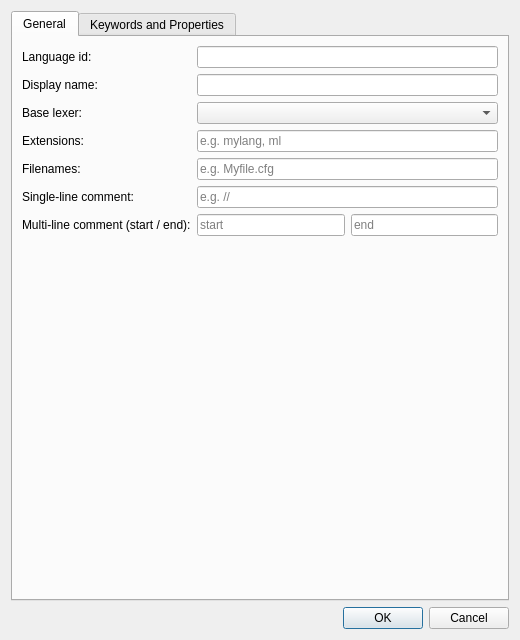
<?xml version="1.0" encoding="UTF-8"?>
<ui version="4.0">
 <class>UserLanguageEditorDialog</class>
 <widget class="QDialog" name="UserLanguageEditorDialog">
  <property name="geometry">
   <rect>
    <x>0</x>
    <y>0</y>
    <width>520</width>
    <height>640</height>
   </rect>
  </property>
  <property name="windowTitle">
   <string>Custom Language</string>
  </property>
  <layout class="QVBoxLayout" name="mainLayout">
   <item>
    <widget class="QTabWidget" name="tabWidget">
     <property name="currentIndex">
      <number>0</number>
     </property>
     <widget class="QWidget" name="generalTab">
      <attribute name="title">
       <string>General</string>
      </attribute>
      <layout class="QVBoxLayout" name="generalLayout">
       <item>
        <layout class="QFormLayout" name="formLayout">
         <item row="0" column="0">
          <widget class="QLabel" name="idLabel">
           <property name="text">
            <string>Language id:</string>
           </property>
          </widget>
         </item>
         <item row="0" column="1">
          <widget class="QLineEdit" name="idEdit">
           <property name="toolTip">
            <string>Unique identifier, e.g. &quot;mylang&quot;</string>
           </property>
          </widget>
         </item>
         <item row="1" column="0">
          <widget class="QLabel" name="nameLabel">
           <property name="text">
            <string>Display name:</string>
           </property>
          </widget>
         </item>
         <item row="1" column="1">
          <widget class="QLineEdit" name="nameEdit"/>
         </item>
         <item row="2" column="0">
          <widget class="QLabel" name="baseLexerLabel">
           <property name="text">
            <string>Base lexer:</string>
           </property>
          </widget>
         </item>
         <item row="2" column="1">
          <widget class="QComboBox" name="baseLexerCombo">
           <property name="toolTip">
            <string>The lexer whose style mappings are reused for this language</string>
           </property>
          </widget>
         </item>
         <item row="3" column="0">
          <widget class="QLabel" name="extensionLabel">
           <property name="text">
            <string>Extensions:</string>
           </property>
          </widget>
         </item>
         <item row="3" column="1">
          <widget class="QLineEdit" name="extensionEdit">
           <property name="placeholderText">
            <string>e.g. mylang, ml</string>
           </property>
          </widget>
         </item>
         <item row="4" column="0">
          <widget class="QLabel" name="filenameLabel">
           <property name="text">
            <string>Filenames:</string>
           </property>
          </widget>
         </item>
         <item row="4" column="1">
          <widget class="QLineEdit" name="filenameEdit">
           <property name="placeholderText">
            <string>e.g. Myfile.cfg</string>
           </property>
          </widget>
         </item>
         <item row="5" column="0">
          <widget class="QLabel" name="singleLineCommentLabel">
           <property name="text">
            <string>Single-line comment:</string>
           </property>
          </widget>
         </item>
         <item row="5" column="1">
          <widget class="QLineEdit" name="singleLineCommentEdit">
           <property name="placeholderText">
            <string>e.g. //</string>
           </property>
          </widget>
         </item>
         <item row="6" column="0">
          <widget class="QLabel" name="multiLineCommentLabel">
           <property name="text">
            <string>Multi-line comment (start / end):</string>
           </property>
          </widget>
         </item>
         <item row="6" column="1">
          <layout class="QHBoxLayout" name="multiLineCommentLayout">
           <item>
            <widget class="QLineEdit" name="multiLineStartEdit">
             <property name="placeholderText">
              <string>start</string>
             </property>
            </widget>
           </item>
           <item>
            <widget class="QLineEdit" name="multiLineEndEdit">
             <property name="placeholderText">
              <string>end</string>
             </property>
            </widget>
           </item>
          </layout>
         </item>
        </layout>
       </item>
       <item>
        <spacer name="generalSpacer">
         <property name="orientation">
          <enum>Qt::Orientation::Vertical</enum>
         </property>
         <property name="sizeHint" stdset="0">
          <size>
           <width>20</width>
           <height>40</height>
          </size>
         </property>
        </spacer>
       </item>
      </layout>
     </widget>
     <widget class="QWidget" name="valuesTab">
      <attribute name="title">
       <string>Keywords and Properties</string>
      </attribute>
      <layout class="QVBoxLayout" name="valuesLayout">
       <item>
        <widget class="QSplitter" name="splitter">
         <property name="orientation">
          <enum>Qt::Orientation::Vertical</enum>
         </property>
         <property name="childrenCollapsible">
          <bool>false</bool>
         </property>
         <widget class="QTreeWidget" name="valueTree">
          <property name="columnCount">
           <number>3</number>
          </property>
          <property name="alternatingRowColors">
           <bool>true</bool>
          </property>
          <column>
           <property name="text">
            <string>Item</string>
           </property>
          </column>
          <column>
           <property name="text">
            <string>Value</string>
           </property>
          </column>
          <column>
           <property name="text">
            <string>Description</string>
           </property>
          </column>
         </widget>
         <widget class="QWidget" name="editorPane">
          <layout class="QVBoxLayout" name="editorPaneLayout">
           <item>
            <widget class="QLabel" name="descriptionLabel">
             <property name="text">
              <string/>
             </property>
             <property name="wordWrap">
              <bool>true</bool>
             </property>
             <property name="textInteractionFlags">
              <set>Qt::TextInteractionFlag::TextSelectableByMouse</set>
             </property>
            </widget>
           </item>
           <item>
            <widget class="QLabel" name="valueLabel">
             <property name="text">
              <string>Value:</string>
             </property>
            </widget>
           </item>
           <item>
            <widget class="QPlainTextEdit" name="valueEdit">
             <property name="enabled">
              <bool>false</bool>
             </property>
             <property name="placeholderText">
              <string>Select a keyword set or property above to edit its value</string>
             </property>
            </widget>
           </item>
          </layout>
         </widget>
        </widget>
       </item>
      </layout>
     </widget>
    </widget>
   </item>
   <item>
    <widget class="QDialogButtonBox" name="buttonBox">
     <property name="orientation">
      <enum>Qt::Orientation::Horizontal</enum>
     </property>
     <property name="standardButtons">
      <set>QDialogButtonBox::StandardButton::Cancel|QDialogButtonBox::StandardButton::Ok</set>
     </property>
    </widget>
   </item>
  </layout>
 </widget>
 <resources/>
 <connections/>
</ui>
